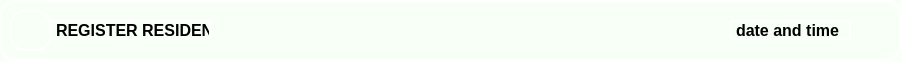
    <widget class="QFrame" name="frame">
     <property name="geometry">
      <rect>
       <x>290</x>
       <y>30</y>
       <width>901</width>
       <height>61</height>
      </rect>
     </property>
     <property name="styleSheet">
      <string notr="true">QFrame {
    background-color: #f7fff7;   
    border: 2px solid white;  
    border-radius: 15px;      
}
</string>
     </property>
     <property name="frameShape">
      <enum>QFrame::StyledPanel</enum>
     </property>
     <property name="frameShadow">
      <enum>QFrame::Raised</enum>
     </property>
     <widget class="QLabel" name="dateTime_Label">
      <property name="geometry">
       <rect>
        <x>730</x>
        <y>20</y>
        <width>121</width>
        <height>20</height>
       </rect>
      </property>
      <property name="font">
       <font>
        <family>Segoe UI</family>
        <pointsize>12</pointsize>
        <bold>true</bold>
       </font>
      </property>
      <property name="text">
       <string>date and time</string>
      </property>
     </widget>
     <widget class="QLabel" name="icon">
      <property name="geometry">
       <rect>
        <x>10</x>
        <y>10</y>
        <width>41</width>
        <height>41</height>
       </rect>
      </property>
      <property name="text">
       <string/>
      </property>
      <property name="pixmap">
       <pixmap>../../../../OneDrive/Desktop/2nd Term/IT5L(2748)/3rd Deliverable (System Design)/Icons/home (2).png</pixmap>
      </property>
      <property name="scaledContents">
       <bool>true</bool>
      </property>
     </widget>
     <widget class="QLabel" name="registerResident_2">
      <property name="geometry">
       <rect>
        <x>50</x>
        <y>20</y>
        <width>161</width>
        <height>20</height>
       </rect>
      </property>
      <property name="font">
       <font>
        <pointsize>12</pointsize>
        <bold>true</bold>
       </font>
      </property>
      <property name="text">
       <string>REGISTER RESIDENT</string>
      </property>
     </widget>
    </widget>
